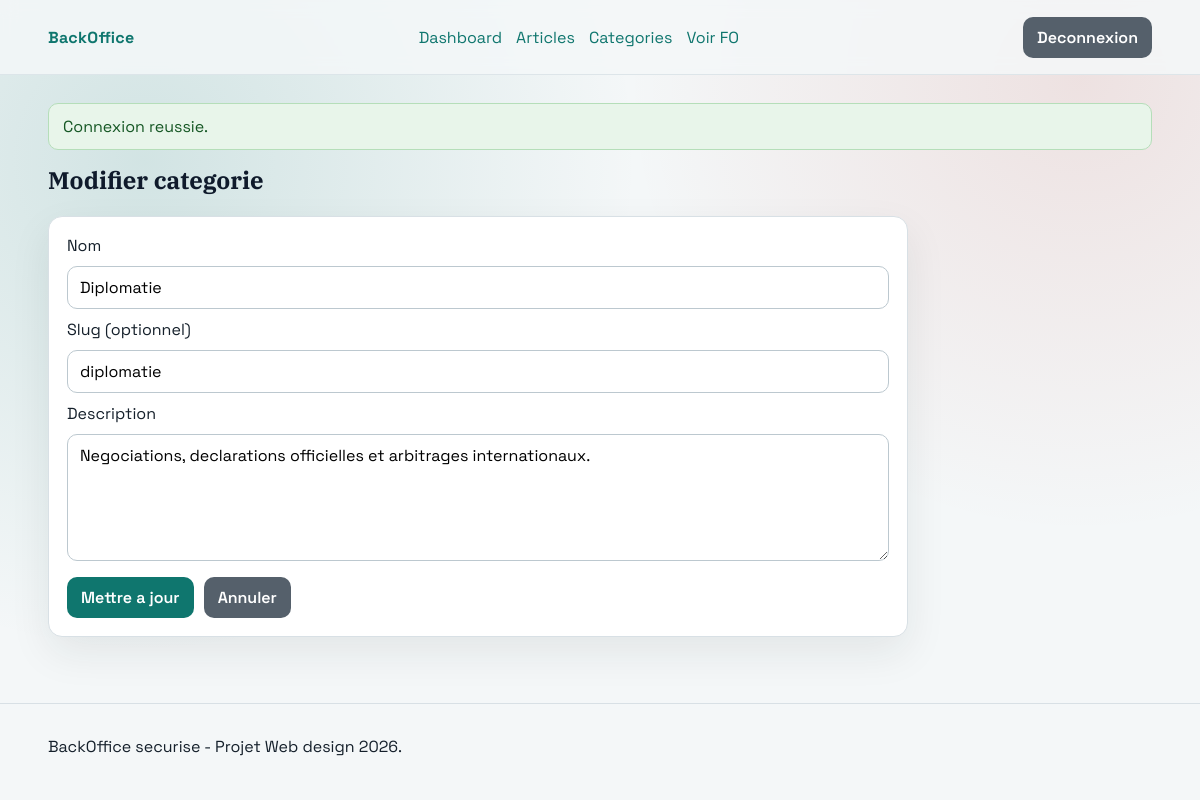
Screenshot of /admin/categories/1/edit (signed in) with the database file from the repository.
### tables this page shows
CREATE TABLE IF NOT EXISTS categories (
    id INT UNSIGNED AUTO_INCREMENT PRIMARY KEY,
    name VARCHAR(120) NOT NULL,
    slug VARCHAR(150) NOT NULL UNIQUE,
    description TEXT NULL,
    created_at TIMESTAMP NOT NULL DEFAULT CURRENT_TIMESTAMP,
    updated_at TIMESTAMP NOT NULL DEFAULT CURRENT_TIMESTAMP ON UPDATE CURRENT_TIMESTAMP
);

### app/Core/Request.php (called while the page is built, shortened)
<?php
final class Request
{
    public function method(): string
    {
        return strtoupper($_SERVER['REQUEST_METHOD'] ?? 'GET');
    }
}

### app/helpers.php (called while the page is built, shortened)
<?php
function app_config(string $key, mixed $default = null): mixed
{
    global $appConfig;
    $segments = explode('.', $key);
    $value = $appConfig;
    foreach ($segments as $segment) {
        $value = $value[$segment];
    }
    return $value;
}
function base_url(string $path = ''): string
{
    $base = rtrim((string) app_config('app.base_url', ''), '/');
    $normalized = '/' . ltrim($path, '/');
    return $base . ($path === '' ? '' : $normalized);
}
function e(mixed $value): string
{
    return htmlspecialchars((string) $value, ENT_QUOTES, 'UTF-8');
}
function render(string $view, array $data = []): void
{
    extract($data, EXTR_SKIP);
    require BASE_PATH . '/views/' . $view . '.php';
}
function old_input(string $key, mixed $default = ''): mixed
{
    return $_SESSION['_old'][$key] ?? $default;
}

### app/Controllers/CategoryController.php (called while the page is built, shortened)
<?php
final class CategoryController
{
    private AuthService $auth;
    private CategoryRepository $categories;
    public function __construct()
    {
        $this->auth = new AuthService();
        $this->categories = new CategoryRepository();
    }
    public function edit(Request $request, array $params): void
    {
        $this->auth->requireAuth();
        $id = (int) ($params['id'] ?? 0);
        $category = $this->categories->findById($id);
        render('back/categories/form', [
            'user' => $this->auth->user(),
            'category' => $category,
            'action' => '/admin/categories/' . $id . '/edit',
            'metaTitle' => 'Modifier categorie',
            'metaDescription' => 'Edition de categorie.',
        ]);
    }
}

### public/index.php (called while the page is built, shortened)
<?php
spl_autoload_register(static function (string $class): void {
    $prefix = 'App\\';
    $relative = substr($class, strlen($prefix));
    $file = BASE_PATH . '/app/' . str_replace('\\', '/', $relative) . '.php';
});
$appConfig = require BASE_PATH . '/config/config.php';
require BASE_PATH . '/app/helpers.php';
$router = new Router();
$router->get('/', [FrontController::class, 'home']);
$router->get('/articles', [FrontController::class, 'articles']);
$router->get('/article/{slug}', [FrontController::class, 'article']);
$router->get('/categorie/{slug}', [FrontController::class, 'category']);
$router->get('/robots.txt', [FrontController::class, 'robots']);
$router->get('/sitemap.xml', [FrontController::class, 'sitemap']);
$router->get('/admin/login', [AuthController::class, 'showLogin']);
$router->post('/admin/login', [AuthController::class, 'login']);
$router->post('/admin/logout', [AuthController::class, 'logout']);
$router->get('/admin', [AdminController::class, 'dashboard']);
$router->get('/admin/categories', [CategoryController::class, 'index']);
$router->get('/admin/categories/create', [CategoryController::class, 'create']);
$router->post('/admin/categories/create', [CategoryController::class, 'store']);
$router->get('/admin/categories/{id}/edit', [CategoryController::class, 'edit']);
$router->post('/admin/categories/{id}/edit', [CategoryController::class, 'update']);
$router->post('/admin/categories/{id}/delete', [CategoryController::class, 'delete']);
$router->get('/admin/articles', [ArticleController::class, 'index']);
$router->get('/admin/articles/create', [ArticleController::class, 'create']);
$router->post('/admin/articles/create', [ArticleController::class, 'store']);
$router->get('/admin/articles/{id}/edit', [ArticleController::class, 'edit']);
$router->post('/admin/articles/{id}/edit', [ArticleController::class, 'update']);
$router->post('/admin/articles/{id}/delete', [ArticleController::class, 'delete']);
$request = new Request();
$router->dispatch($request);

### app/Core/Database.php (called while the page is built, shortened)
<?php
final class Database
{
    private static ?PDO $connection = null;
    private static array $config = [];
    public static function init(array $config): void
    {
        self::$config = $config;
    }
    public static function connection(): PDO
    {
        $dsn = sprintf(
            'mysql:host=%s;port=%d;dbname=%s;charset=%s',
            self::$config['host'],
            self::$config['port'],
            self::$config['name'],
            self::$config['charset']
        );
        try {
            self::$connection = new PDO(
                $dsn,
                self::$config['user'],
                self::$config['pass'],
                [
                    PDO::ATTR_ERRMODE => PDO::ERRMODE_EXCEPTION,
                    PDO::ATTR_DEFAULT_FETCH_MODE => PDO::FETCH_ASSOC,
                    PDO::ATTR_EMULATE_PREPARES => false,
                ]
            );
        } catch (PDOException $exception) {
            throw new RuntimeException('Database connection failed: ' . $exception->getMessage());
        }
        return self::$connection;
    }
}

### app/Repositories/CategoryRepository.php (called while the page is built, shortened)
<?php
final class CategoryRepository
{
    public function findById(int $id): ?array
    {
        $sql = 'SELECT id, name, slug, description FROM categories WHERE id = :id LIMIT 1';
        $stmt = Database::connection()->prepare($sql);
        $stmt->execute(['id' => $id]);
        $category = $stmt->fetch();
        return $category ?: null;
    }
}

### config/config.php (called while the page is built, shortened)
<?php
return [
    'app' => [
        'name' => getenv('APP_NAME') ?: 'Iran News Portal',
        'base_url' => getenv('APP_BASE_URL') ?: 'http://localhost:8080',
        'timezone' => getenv('APP_TIMEZONE') ?: 'UTC',
    ],
    'db' => [
        'host' => getenv('DB_HOST') ?: 'db',
        'port' => (int) (getenv('DB_PORT') ?: 3306),
        'name' => getenv('DB_NAME') ?: 'iran_news',
        'user' => getenv('DB_USER') ?: 'iran_user',
        'pass' => getenv('DB_PASSWORD') ?: 'iran_pass',
        'charset' => getenv('DB_CHARSET') ?: 'utf8mb4',
    ],
    'seo' => [
        'default_title' => 'Actualites sur la guerre en Iran',
        'default_description' => 'Analyse, chronologie et decryptage de la guerre en Iran.',
    ],
];

### views/back/categories/form.php (the view, shortened to what this page needs)
<?php
$isEdit = $category !== null;
$nameValue = (string) old_input('name', $category['name'] ?? '');
$slugValue = (string) old_input('slug', $category['slug'] ?? '');
$descriptionValue = (string) old_input('description', $category['description'] ?? '');
?>
<?php require BASE_PATH . '/views/partials/back_header.php'; ?>
<section>
    <h1><?= $isEdit ? 'Modifier categorie' : 'Nouvelle categorie' ?></h1>
    <form method="post" action="<?= e(base_url($action)) ?>" class="form-grid">
        <label for="name">Nom</label>
        <input id="name" name="name" type="text" required value="<?= e($nameValue) ?>">
        <label for="slug">Slug (optionnel)</label>
        <input id="slug" name="slug" type="text" value="<?= e($slugValue) ?>" placeholder="ex: tensions-regionales">
        <label for="description">Description</label>
        <textarea id="description" name="description" rows="5"><?= e($descriptionValue) ?></textarea>
        <div class="actions-row">
            <button class="button" type="submit"><?= $isEdit ? 'Mettre a jour' : 'Creer' ?></button>
            <a class="button button-muted" href="<?= e(base_url('/admin/categories')) ?>">Annuler</a>
        </div>
    </form>
</section>
<?php require BASE_PATH . '/views/partials/back_footer.php'; ?>

### app/Core/Router.php (shortened to what this page needs)
<?php
final class Router
{
    private array $routes = [
        'GET' => [],
        'POST' => [],
    ];
    public function dispatch(Request $request): void
    {
        $method = $request->method();
        $path = $request->path();
        $routes = $this->routes[$method] ?? [];
        foreach ($routes as $route) {
            $regex = $this->toRegex($route['pattern']);
            if (!preg_match($regex, $path, $matches)) {
                continue;
            }
            $params = [];
            foreach ($matches as $key => $value) {
                if (!is_int($key)) {
                    $params[$key] = $value;
                }
            }
            $handler = $route['handler'];
            if (is_array($handler)) {
                [$class, $action] = $handler;
                $instance = new $class();
                $instance->{$action}($request, $params);
                return;
            }
        }
    }
    private function add(string $method, string $pattern, callable|array|string $handler): void
    {
        $this->routes[$method][] = [
            'pattern' => $this->normalizePattern($pattern),
            'handler' => $handler,
        ];
    }
    private function normalizePattern(string $pattern): string
    {
        if ($pattern === '/') {
            return '/';
        }
        return '/' . trim($pattern, '/');
    }
    private function toRegex(string $pattern): string
    {
        $escaped = preg_quote($pattern, '#');
        $escaped = preg_replace('#\\\{([a-zA-Z_][a-zA-Z0-9_]*)\\\}#', '(?P<$1>[^/]+)', $escaped) ?? $escaped;
        return '#^' . $escaped . '$#';
    }
}

### public/assets/css/app.css (style rules this page uses)
:root { --bg: #f4f7f8; --surface: #ffffff; --surface-2: #e9eef0; --text: #15202b; --muted: #5b6670; --line: #d8e0e5; --primary: #0f766e; --primary-dark: #0b5f58; --danger: #b42318; --success: #137a1e; --shadow: 0 16px 40px rgba(21, 32, 43, 0.08); }
* { box-sizing: border-box; }
html, body { margin: 0; padding: 0; }
body { font-family: 'Space Grotesk', sans-serif; color: var(--text); background: radial-gradient(circle at 12% 20%, rgba(15, 118, 110, 0.15), transparent 40%), radial-gradient(circle at 90% 10%, rgba(180, 35, 24, 0.1), transparent 35%), var(--bg); min-height: 100vh; }
h1, h2, h3, h4, h5, h6 { font-family: 'IBM Plex Serif', serif; margin-top: 0; color: #0f1a2b; }
a { color: var(--primary); text-decoration: none; }
.button { display: inline-flex; align-items: center; justify-content: center; gap: 8px; border: none; border-radius: 10px; background: var(--primary); color: #fff; padding: 10px 14px; cursor: pointer; font: inherit; font-weight: 600; transition: transform 0.15s ease, background-color 0.15s ease; }
.button-muted { background: #55606b; }
.form-grid { display: grid; gap: 10px; max-width: 860px; background: var(--surface); padding: 18px; border-radius: 14px; border: 1px solid var(--line); box-shadow: var(--shadow); }
input, select, textarea { width: 100%; border: 1px solid #bcc8cf; border-radius: 10px; padding: 10px 12px; font: inherit; background: #fff; }
textarea { resize: vertical; }
.actions-row { display: flex; gap: 10px; flex-wrap: wrap; margin-top: 6px; }

### rows the page displays
categories: name "Diplomatie", slug "diplomatie", description "Negociations, declarations officielles et arbitrages internationaux."
